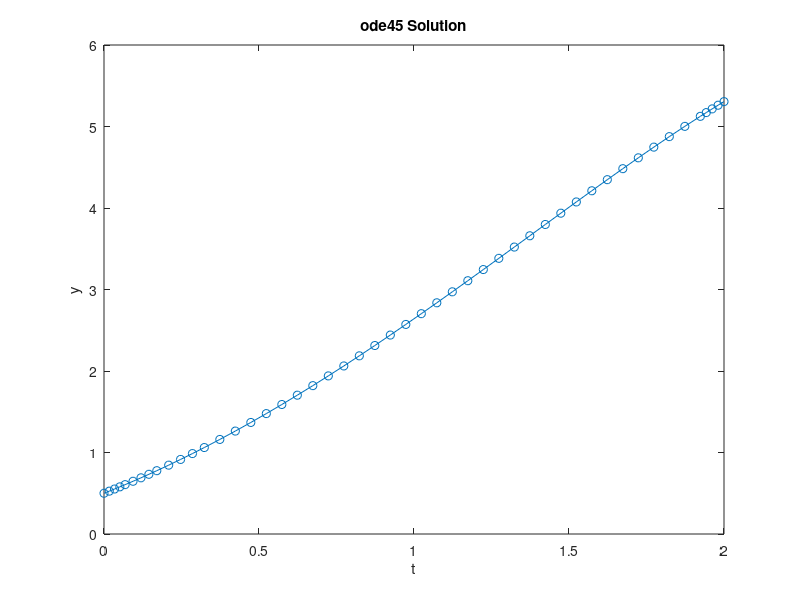

This figure's MATLAB source:
% if you do not have enough theoretical knowledge on this subject,
% you can watch these videos
% [ENG]https://youtu.be/VQZHRMs3VWo?si=85Qe3V1xkLeadOyB
f = @(t, y) y - t^2 + 1;
[t, y] = ode45(f, [0 2], 0.5);
plot(t, y, 'o-')
xlabel('t')
ylabel('y')
title('ode45 Solution')
